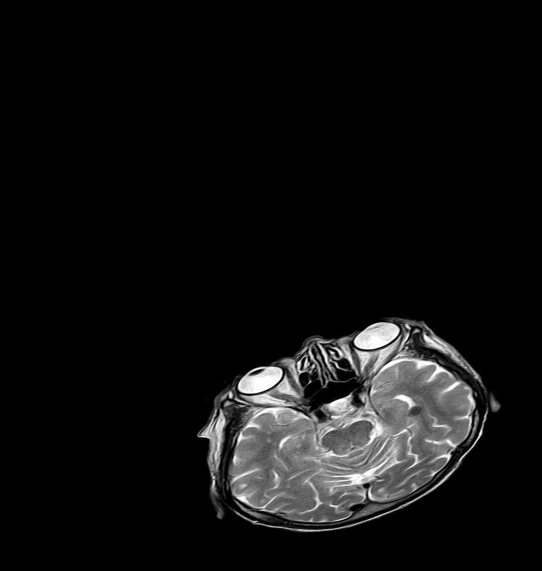
#> input picture HW1/HW1_Q3.png, 1083 x 1142 px (shown at 1/2 size)
$ jupyter execute pt-1.ipynb
#> lines starting #> are read from the running program, lines starting #| are printed output that depends on the picture
[cell 1]
import cv2 as cv2
import numpy as np
import matplotlib.pyplot as plt

## 1.

[cell 2]
img = cv2.imread('HW1_Q3.png', cv2.IMREAD_GRAYSCALE)
#> img is the input picture: shape (1142, 1083); min 0, max 255, mean 16.1

[cell 3]
# disable x & y axis
plt.axis('off')
plt.imshow(img, cmap = 'gray', vmin = 0, vmax = 255)

[cell 4]
# get the image shape
rows, cols = img.shape
#> rows = 1142; cols = 1083

## 2.

#### Define transformation function

[cell 5]
def translation_func(img, x_trans, y_trans):
    # get the image shape
#> called with x_trans = -350, y_trans = -550
    rows, cols = img.shape
#> rows = 1142; cols = 1083
    # transformation matrix for translation
    M = np.float32([[1, 0, x_trans],
                    [0, 1, y_trans],
                    [0, 0, 1]])
    translated_img = cv2.warpPerspective(img, M, (cols, rows))
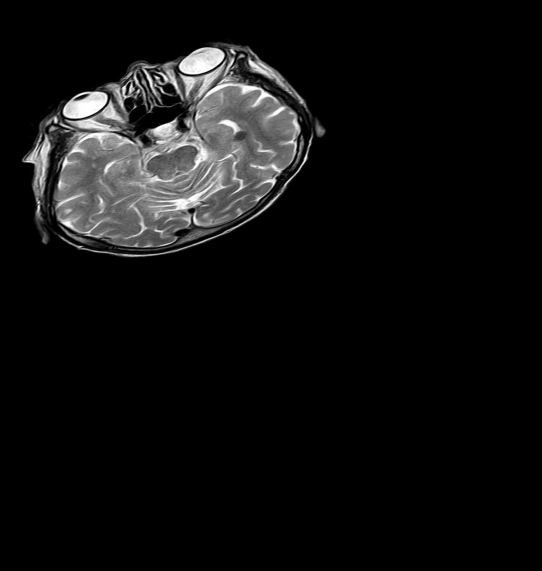
#> translated_img: shape (1142, 1083) (shown at 1/2 size); min 0, max 255, mean 16.1
#> call 2 of translation_func, with x_trans = 200, y_trans = 150
#> in translation_func (call 2), `translated_img = cv2.warpPerspective(img, M, (cols, rows))`:
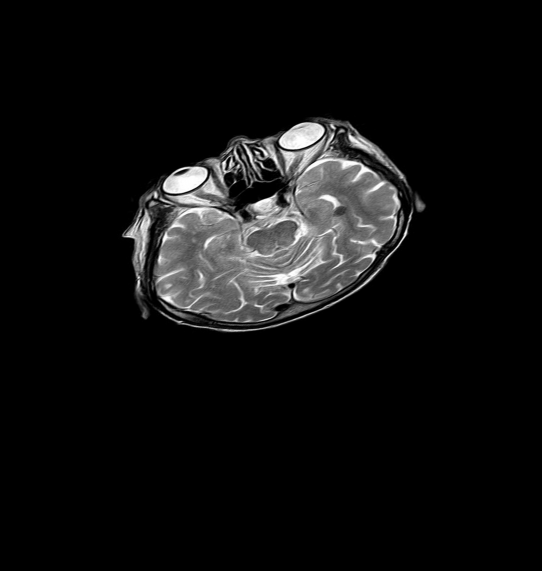
#> translated_img: shape (1142, 1083) (shown at 1/2 size); min 0, max 255, mean 16.1
    return translated_img

#### Define scaling function

[cell 6]
def scaling_func(img, x_scale, y_scale):
	# get the image shape
	rows, cols = img.shape
	#transformation matrix for Scaling
	M = np.float32([[x_scale, 0  , 0],
					[0,   y_scale, 0],
					[0,   0,   1]])
	scaled_img = cv2.warpPerspective(img,M,(cols,rows))
	return scaled_img

#### Define shearing function

[cell 7]
def shearing_func(img, shearing_axis, shear_val):
	# get the image shape
	rows, cols = img.shape
	# shearing applied to x-axis
	if shearing_axis == 'x':
		M = np.float32([[1, shear_val, 0],
						[shear_val, 1  , 0],
						[0, 0  , 1]])
	# shearing applied to y-axis
	else:
		M = np.float32([[1,   0, 0],
						[shear_val, 1, 0],
						[0,   0, 1]])
	# apply a perspective transformation to the image
	sheared_img = cv2.warpPerspective(img,M,(int(cols*1.5),int(rows*1.5)))
	return sheared_img

#### Define rotation function

[cell 8]
def rotation_func(img, _angle):
	# get the image shape
#> called with _angle = 20
	rows, cols = img.shape
#> rows = 1142; cols = 1083
	#angle from degree to radian
	angle = np.radians(_angle)
	#transformation matrix for Rotation
	M = np.float32([[np.cos(angle), -(np.sin(angle)), 0],
					[np.sin(angle), np.cos(angle), 0],
					[0, 0, 1]])
	# apply a perspective transformation to the image
	rotated_img = cv2.warpPerspective(img, M, (int(cols),int(rows)))
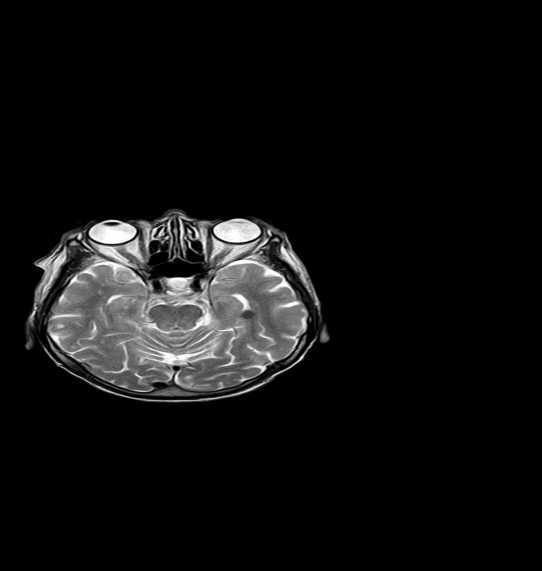
#> rotated_img: shape (1142, 1083) (shown at 1/2 size); min 0, max 255, mean 16.1
	return rotated_img

### Combine all the methods to get a borderless image

[cell 9]
temp_img = translation_func(img, -350, -550)
temp_img = translation_func(temp_img, 200, 150)
temp_img = rotation_func(temp_img, 20)
temp_img = translation_func(temp_img, -20, -400)
#> call 3 of translation_func, with x_trans = -20, y_trans = -400
#> in translation_func (call 3), `translated_img = cv2.warpPerspective(img, M, (cols, rows))`:
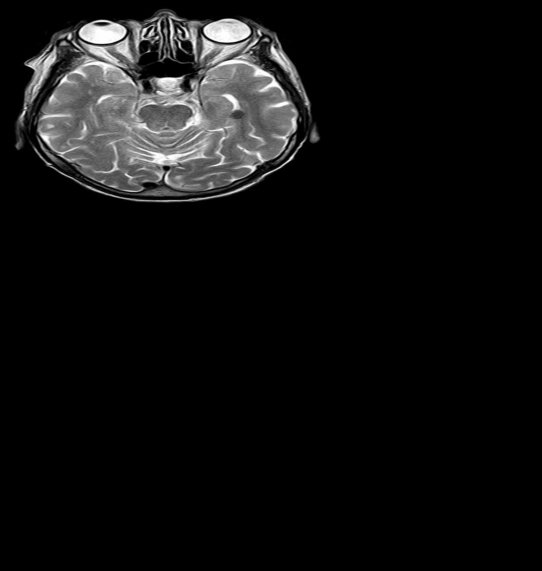
#> translated_img: shape (1142, 1083) (shown at 1/2 size); min 0, max 255, mean 16.1
temp_img = scaling_func(temp_img, 1.65, 2.7)
#> in scaling_func, `scaled_img = cv2.warpPerspective(img,M,(cols,rows))`:
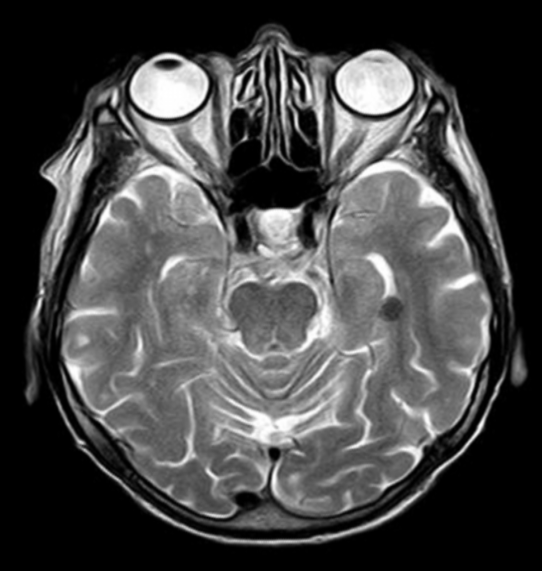
#> scaled_img: shape (1142, 1083) (shown at 1/2 size); min 0, max 255, mean 71.9

[cell 10]
# disable x & y axis
plt.axis('off')
plt.imshow(temp_img, cmap = 'gray', vmin = 0, vmax = 255)

[cell 11]
img.shape
#> Out = (1142, 1083)

[cell 12]
temp_img.shape
#> Out = (1142, 1083)

[cell 13]
new_img = temp_img

## 3.

[cell 14]
new_width = int(img.shape[1]/2)
#> new_width = 541
new_height = int(img.shape[0]/2)
#> new_height = 571
img_half = cv2.resize(new_img, (new_width, new_height), interpolation=cv2.INTER_LINEAR)
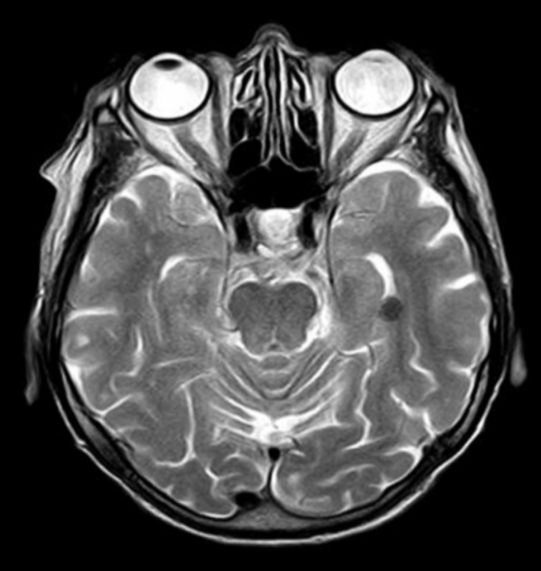
#> img_half: shape (571, 541); min 0, max 255, mean 71.9

[cell 15]
img_half.shape
#> Out = (571, 541)

[cell 16]
# disable x & y axis
# plt.axis('off')
plt.imshow(img_half, cmap='gray', vmin = 0, vmax = 255)

[cell 17]
padded_image = np.zeros((img.shape[0] * 2, img.shape[1] * 2), dtype=np.uint8)
top_x = (padded_image.shape[0] - img_half.shape[0]) // 2
#> top_x = 856
left_y = (padded_image.shape[1] - img_half.shape[1]) // 2
padded_image[top_x:top_x+img_half.shape[0], left_y:left_y+img_half.shape[1]] = img_half
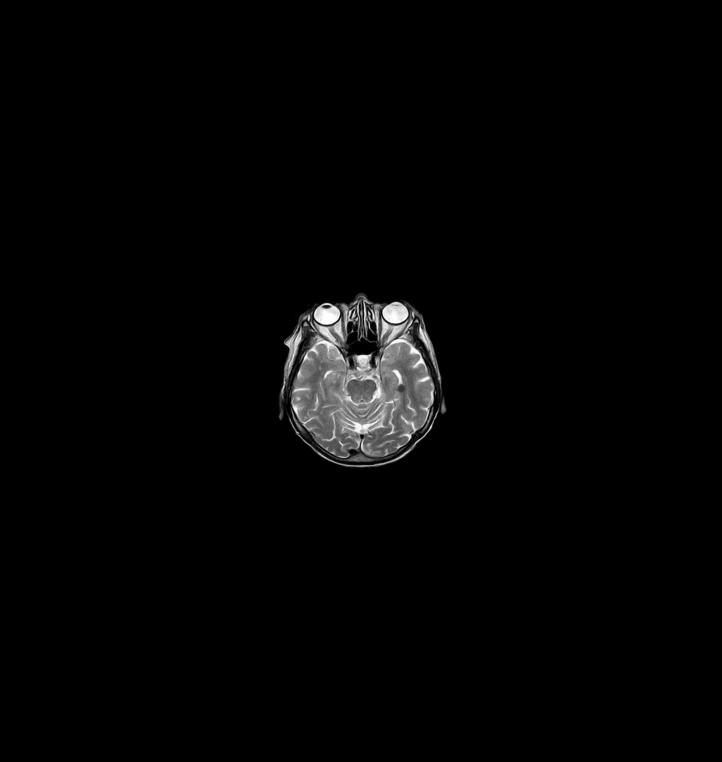
#> padded_image: shape (2284, 2166) (shown at 1/3 size); min 0, max 255, mean 4.5

# Show image
plt.imshow(padded_image, cmap='gray', vmin = 0, vmax = 255)

[cell 18]
padded_image.shape[0] // img_half.shape[0]

### 4. Resampling vs Interpolation
#### TODO

### 5.

### To move the main part of the image to the top left
### y - y/4 = 3y/4 --> y = padded_image.shape/2 --> we have to move the center of the image 3y/8

### Linear interpolation

[cell 19]
new_padded_image = translation_func(padded_image, -3*padded_image.shape[1]//8, -3*padded_image.shape[0]//8)
#> call 4 of translation_func, with x_trans = -813, y_trans = -857
#> in translation_func (call 4), `translated_img = cv2.warpPerspective(img, M, (cols, rows))`:
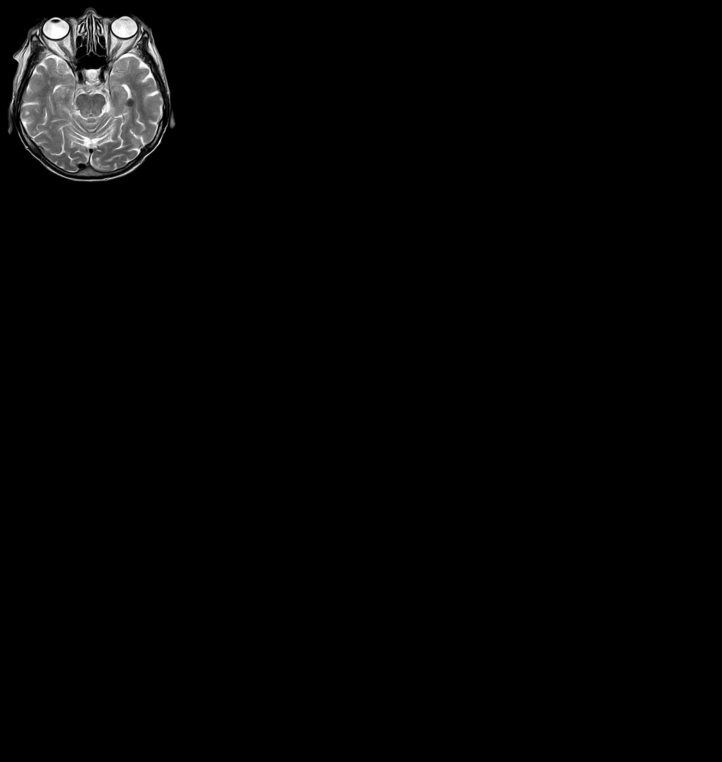
#> translated_img: shape (2284, 2166) (shown at 1/3 size); min 0, max 255, mean 4.5
plt.imshow(new_padded_image, cmap='gray', vmin = 0, vmax = 255)

[cell 20]
new_padded_image = padded_image
new_width = int(new_padded_image.shape[1]*4)
new_height = int(new_padded_image.shape[0]*4)
linear_scaled_img = cv2.resize(new_padded_image, (new_width, new_height), interpolation=cv2.INTER_LINEAR)
plt.imshow(linear_scaled_img, cmap='gray', vmin = 0, vmax = 255)

[cell 21]
new_linear_scaled_img = translation_func(linear_scaled_img, -3*linear_scaled_img.shape[1]//8, -3*linear_scaled_img.shape[0]//8)
plt.imshow(new_linear_scaled_img, cmap='gray', vmin = 0, vmax = 255)

[cell 22]
borderless_linear_scaled_img = scaling_func(new_linear_scaled_img, 4, 4)
#> call 2 of scaling_func, with x_scale = 4, y_scale = 4
#> in scaling_func (call 2), `scaled_img = cv2.warpPerspective(img,M,(cols,rows))`:
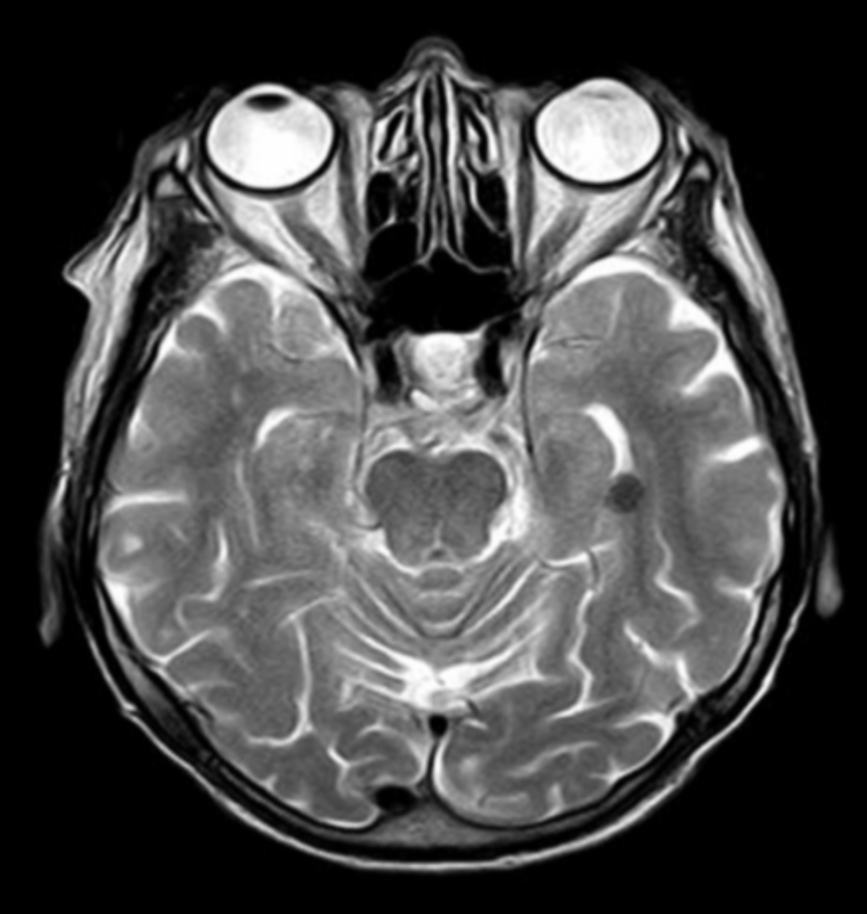
#> scaled_img: shape (9136, 8664) (shown at 1/10 size); min 0, max 255, mean 71.8
plt.imshow(borderless_linear_scaled_img, cmap='gray', vmin = 0, vmax = 255)

### Cubic interpolation

[cell 23]
new_padded_image = padded_image
new_width = int(new_padded_image.shape[1]*4)
new_height = int(new_padded_image.shape[0]*4)
cubic_scaled_img = cv2.resize(new_padded_image, (new_width, new_height), interpolation=cv2.INTER_CUBIC)
plt.imshow(cubic_scaled_img, cmap='gray', vmin = 0, vmax = 255)

new_cubic_scaled_img = translation_func(cubic_scaled_img, -3*cubic_scaled_img.shape[1]//8, -3*cubic_scaled_img.shape[0]//8)
plt.imshow(new_cubic_scaled_img, cmap='gray', vmin = 0, vmax = 255)

borderless_cubic_scaled_img = scaling_func(new_cubic_scaled_img, 4, 4)
plt.imshow(borderless_cubic_scaled_img, cmap='gray', vmin = 0, vmax = 255)

### Nearest interpolation

[cell 24]
new_padded_image = padded_image
new_width = int(new_padded_image.shape[1]*4)
new_height = int(new_padded_image.shape[0]*4)
nearest_scaled_img = cv2.resize(new_padded_image, (new_width, new_height), interpolation=cv2.INTER_NEAREST)
plt.imshow(nearest_scaled_img, cmap='gray', vmin = 0, vmax = 255)

new_nearest_scaled_img = translation_func(nearest_scaled_img, -3*nearest_scaled_img.shape[1]//8, -3*nearest_scaled_img.shape[0]//8)
plt.imshow(new_nearest_scaled_img, cmap='gray', vmin = 0, vmax = 255)

borderless_nearest_scaled_img = scaling_func(new_nearest_scaled_img, 4, 4)
plt.imshow(borderless_nearest_scaled_img, cmap='gray', vmin = 0, vmax = 255)
